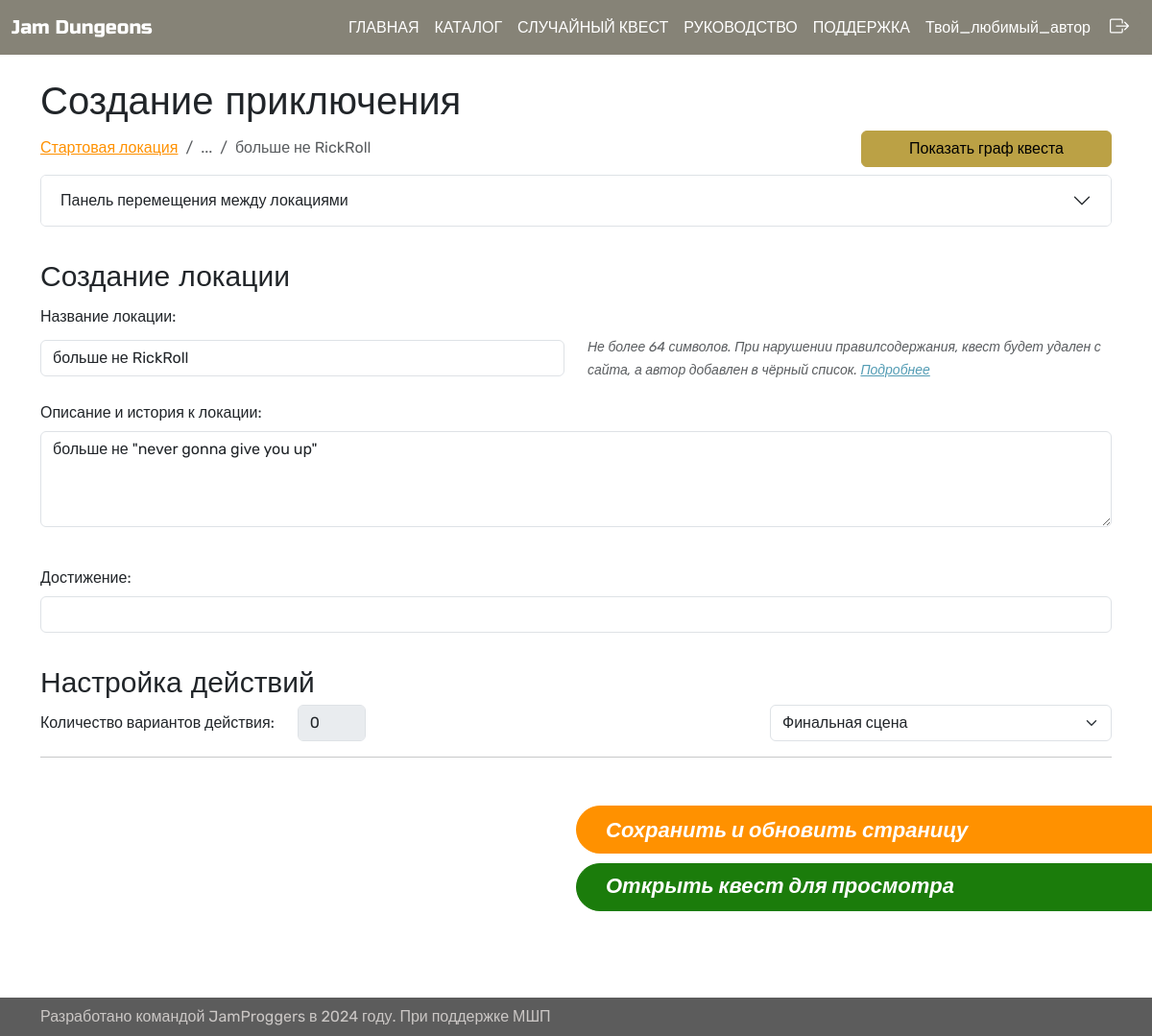
Screenshot of /create/location/53 (signed in) with the database file from the repository.
### main/models.py (models this page shows, shortened)
class User(AbstractUser):
    telegram_token = models.CharField(max_length=64, editable=False, null=True)
    telegram_lifetime = models.DateTimeField(null=True)
    telegram_id = models.IntegerField(null=True)
    experience = models.IntegerField(default=0)
    image = models.ImageField(null=True, blank=True, upload_to="images/")

class Location(models.Model):
    name = models.CharField(max_length=64)
    text = models.CharField(max_length=1024)
    count_connections = models.IntegerField()
    quest_id = models.IntegerField()
    the_end = models.BooleanField(default=False, blank=True, null=True)

### main/views/creating.py (the view, shortened to what this page needs)
# urls.py: path('create/location/<int:location_id>', creating.create_location, name='create_location'),
@login_required(redirect_field_name=None)
def create_location(request, location_id: int):
    context = get_base_context(request)
    location = Location.objects.get(id=location_id)
    quest = Quest.objects.get(id=location.quest_id)
    if quest.author_id != context["user"].id:
        return HttpResponseNotFound("<h1>Не трожь чужое</h1>")
    actions = Connect_location.objects.filter(from_location=location_id)
    locations = Location.objects.filter(quest_id=location.quest_id)
    context["from_locations"] = navigator_from_locations(location_id)
    context["alfa_locations"] = navigator_to_locations(location_id)
    context["all_locations"] = locations
    context["location_id"] = location.id
    context["start_location"] = quest.start_location
    print(">>>>>", context["start_location"])
    action_forms = []
    context["location_form"] = CreateLocationForm(
        initial={
            "history": location.text,
            "countActions": location.count_connections,
            "name": location.name,
        },
        actions=action_forms,
        current_min_value=location.count_connections,
    )
    context["location_form"].fields["final_location"].initial = [
        int(location.the_end)
    ]
    context["the_end"] = int(location.the_end)
    if location.the_end:
        context["location_form"].fields["countActions"].widget.attrs[
            "disabled"
        ] = True
    else:
        context["location_form"].fields["countActions"].widget.attrs[
            "disabled"
        ] = False
    nodes = []
    edges = []
    for location in locations:
        nodes.append({"data": {"id": location.id, "name": location.name}})
        connects = Connect_location.objects.filter(from_location=location.id)
        for connect in connects:
            if connect.to_location:
                edges.append(
                    {
                        "data": {
                            "source": connect.from_location,
                            "target": connect.to_location,
                            "name": connect.action,
                        }
                    }
                )
    context["nodes"] = json.dumps(nodes)
    context["edges"] = json.dumps(edges)
    return render(request, "create_quests_pages/create_location.html", context)

### main/forms.py
class LoginForm(forms.Form):
    username = forms.CharField(
        max_length=20,
        required=True,
        widget=forms.TextInput(
            attrs={
                "class": "form-control",
                "placeholder": "Username",
            }
        ),
    )
    password = forms.CharField(
        max_length=20,
        required=True,
        widget=forms.PasswordInput(
            attrs={
                "class": "form-control",
                "placeholder": "Password",
            }
        ),
    )

class Support(forms.Form):
    email = forms.EmailField(
        label="Электронная почта",
        max_length=65,
        widget=forms.EmailInput(
            attrs={
                "class": "form-control",
            }
        ),
        required=False,
    )
    message = forms.CharField(
        label="Сообщение",
        max_length=5000,
        widget=forms.Textarea(
            attrs={
                "class": "form-control",
                "placeholder": "Подробно пишите Вашу проблему",
                "style": "height:60px",
            }
        ),
    )

### main/views/views.py (called while the page is built, shortened)
def get_base_context(request):
    data = Quest.objects.exclude(status=0, visibility=0)
    random.seed()
    current_date_time = datetime.datetime.now()
    current_time = current_date_time.time()
    random.seed(str(current_time)[-4:-2])
    if data:
        return {
            "loginform": LoginForm(),
            "supportform": Support(),
            "user": request.user,
            "complaintform": ComplaintForm(),
            "is_staff": request.user.is_staff,
            "random": data[random.randint(0, len(data) - 1)].id,
        }

def navigator_to_locations(location_id: int = 0):
    connects_from = Connect_location.objects.filter(to_location=location_id)
    before_before_alfa_locations = set()
    for connect in connects_from:
        for i in Connect_location.objects.filter(from_location=connect.from_location):
            before_before_alfa_locations.add(i)
    alfa_locations = set()
    for connect in before_before_alfa_locations:
        for i in Location.objects.filter(id=connect.to_location):
            alfa_locations.add(i)
    return list(alfa_locations)

### main/templates/create_quests_pages/create_location.html (shortened to what this page needs)
{% extends 'base.html' %}
{% load static %}
{% block content %}
<form action="" method="post">
    <div class="container">
        <span class="logo" style="font-size: 40px; ">Создание приключения</span>
        <div class="row">
            <div class="col">
                <nav aria-label="breadcrumb" style="margin-top: 6px;">
                    <ol class="breadcrumb">
                        <li class="breadcrumb-item"><a href="{% url 'create_location' location_id=start_location %}">Стартовая локация</a></li>
                        {% if location_id != start_location %}
                            <li class="breadcrumb-item active" aria-current="page">...</li>
                            <li class="breadcrumb-item active" aria-current="page">{{ location_form.name.value }}</li>
                        {% endif %}
                    </ol>
                </nav>
            </div>
            <div class="col-3">
            </div>
            <div class="col-3">
                <button class="btn btn-warning" style="width: 100%;" id="graph_mode" type="button" onclick="graph_modes()" onfocus="graph.return_graph()">
                    Показать граф квеста
                </button>
            </div>
        </div>
        <div class="accordion" style="margin-bottom: 30px;">
            <div class="accordion-item">
                <h2 class="accordion-header">
                    <button class="accordion-button collapsed" type="button" data-bs-toggle="collapse" data-bs-target="#collapseOne" aria-controls="collapseOne">
                        Панель перемещения между локациями
                    </button>
                </h2>
            </div>
        </div>
        <span class="logo" style="font-size: 30px;">Создание локации</span>
        <div class="row">
                <label class="col-form-label">{{ location_form.name.label }}:</label>
        </div>
        <div class="row align-items-center">
            <div class="col">{{ location_form.name }}</div>
            <div class="col">
                <span class="text-muted align-middle" style="font-size: 14px;"><i>Не более 64 символов. При нарушении правилсодержания, квест будет удален с сайта, а автор добавлен в чёрный список. <a class="link-info" href="{% url 'guide' %}">Подробнее</a></i></span>
            </div>
        </div>
        <div class="row g-1 align-items-left" style="margin-top:10px;">
            <div class="col col-auto">
                <label class="col-form-label">{{ location_form.history.label }}:</label>
            </div>
        </div>
        <div class="row align-items-center" style="margin-bottom: 30px;">
            <div class="col">
                {{ location_form.history }}
            </div>
        </div>
                <div class="row g-1 align-items-left" style="margin-top:10px;">
            <div class="col col-auto">
                <label class="col-form-label">{{ location_form.achievement.label }}:</label>
            </div>
        </div>
        <div class="row align-items-center" style="margin-bottom: 30px;">
            <div class="col">
                {{ location_form.achievement }}
            </div>
        </div>
        <span class="logo" style="font-size: 30px;">Настройка действий</span>
        <div class="row" style="margin-bottom: 10px;">
            <div class="col col-auto"><label for="count_actions" class="col-form-label">{{ location_form.countActions.label }}:</label></div>
            <div class="col col-1" id="count_actions">{{ location_form.countActions }}</div>
            <div class="col" style="width: fill;"></div>
            <div class="col col-4" id="final_location">
                {{ location_form.final_location }}
            </div>
        </div>
        <hr style="margin-bottom: 20px;">
    </div>
    <div class="position-relative" style="margin-top: 50px; margin-bottom: 110px;">
        <button class="position-absolute top-40 end-0 col btn btn-primary text-start text-white" type="submit" style="width: 50%; height: 50px; border-radius: 2rem 0px 0px 2rem; font-size: 22px; padding-left: 30px;"><i><strong>Сохранить и обновить страницу</strong></i></button>
    </div>
    <div class="position-relative" style="margin-top: 50px; margin-bottom: 200px;">
        <a class="position-absolute top-60 end-0 col btn btn-success text-start text-white" type="button" href="{% url 'complete_quest' location_id=location_id %}" style=" width: 50%; height: 50px; border-radius: 2rem 0px 0px 2rem; font-size: 22px; padding-left: 30px;" ><i><strong>Открыть квест для просмотра</strong></i></a>
    </div>
</form>
{% endblock %}

### main/templates/header.html (shortened to what this page needs)
<nav class="navbar navbar-expand-md navbar-dark fixed-top"  data-bs-theme="dark" style="background-color: #868377;">
    <div class="container-fluid">
            <a class="navbar-brand" href="{% url 'index' %}">
                <b class="logo">Jam Dungeons</b>
            </a>
            <ul class="navbar-nav mr-right">
                <li class="nav-item">
                  <a class="nav-link active" aria-current="page" href="{% url 'index' %}">ГЛАВНАЯ</a>
                </li>
                <li class="nav-item">
                  <a class="nav-link active" href="{% url 'catalog' %}">КАТАЛОГ</a>
                </li>
                <li class="nav-item">
                    {% if random %}
                        <a class="nav-link active" aria-current="page" href="{% url 'character' quest_id=random %}">СЛУЧАЙНЫЙ КВЕСТ</a>
                    {% endif %}
                </li>
                <li class="nav-item">
                  <a class="nav-link active" aria-current="page" href="{% url 'guide' %}">РУКОВОДСТВО</a>
                </li>
                <li class="nav-item">
                  <button class="nav-link active" data-bs-toggle="modal" data-bs-target="#helpModal">ПОДДЕРЖКА</button>
                </li>
                {% if request.user.is_authenticated %}
                    <li class="nav-item">
                        <a class="nav-link active" aria-current="page" href="{% url 'account' %}">{{ request.user }}</a>
                    </li>
                    <li class="nav-item">
                        <button class="btn btn-dark" style="border: 0px; background-color: #868377;" data-bs-toggle="modal" data-bs-target="#logoutModal">
                        </button>
                    </li>
                {% else %}
                    <li class="nav-item">
                        <button class="nav-link active" data-bs-toggle="modal" data-bs-target="#loginModal">ВХОД / РЕГИСТРАЦИЯ</button>
                    </li>
                {% endif %}
            </ul>
        </div>
    </nav>

### main/templates/create_quests_pages/create_location.html (style rules this page uses)
#graph_mode, #return_graph { position: relative; z-index: 2; }

### rows the page displays
User: user "Твой_любимый_автор"
Location: name.value "больше не RickRoll", name "больше не RickRoll"

### other values shown
{{ location_form.name.label }} "Название локации"
{{ location_form.history.label }} "Описание и история к локации"
{{ location_form.achievement.label }} "Достижение"
{{ location_form.countActions.label }} "Количество вариантов действия"
